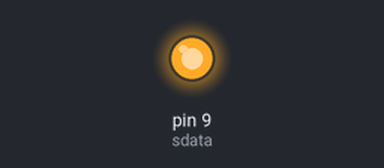
The sketch below on a simulated Arduino Uno, built with avr-gcc and run on an emulated ATmega328P. Shown: output pins drawn as LEDs (lit = HIGH). Pins used as bus, display or sensor lines are not drawn; what the sketch prints to the serial monitor is not drawn.

Above: at 0.1 s.
Timing chart, 0 to 1.6 s (numbered marks = the images above):
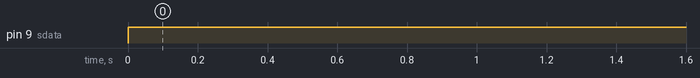

The sketch:

sender8bit.ino
```cpp
const int sdata = 9;
const int sclk = 8;
char data = 255;
char temp;
char mask = 1;
int sendCoun;

void setup() {
  // initialize serial communication:
  Serial.begin(9600);
  pinMode(sdata, OUTPUT);
  digitalWrite(sdata, LOW);
  pinMode(sclk, OUTPUT);
  digitalWrite(sclk, LOW);
}

void loop()
{
  sending();
  delay(1000);
}

void sending(){
  Serial.print("output: ");
  Serial.print(data);
  Serial.print("\n");

  //for data reviewing test only
  Serial.print("in binary: ");
  for(sendCoun = 0; sendCoun < 8; sendCoun++){
    temp = data >> sendCoun;
    temp = temp & mask;
    Serial.print((int)temp);
  }
  Serial.print("\n");
  //could be delete after test

  //sending
  for(sendCoun = 0; sendCoun < 8; sendCoun++){
    temp = data >> sendCoun;
    temp = temp & mask;
    if(temp == 1){
      digitalWrite(sdata, HIGH);
      Serial.print("data line: high\n");
    }
    else{
      digitalWrite(sdata, LOW);
      Serial.print("data line: low\n");
    }
    //clock
    digitalWrite(sclk, HIGH);
    Serial.print("clk line: high\n");
    delayMicroseconds(5);
    digitalWrite(sclk, LOW);
    Serial.print("clk line: low\n");
    delayMicroseconds(2);

    //for test delay
    //delay(1000);
    Serial.print("\n");
    //for test delay end
  }


}
```

Measured:
- by itself, pin 9 (sdata): LOW → HIGH at 0.00 s
